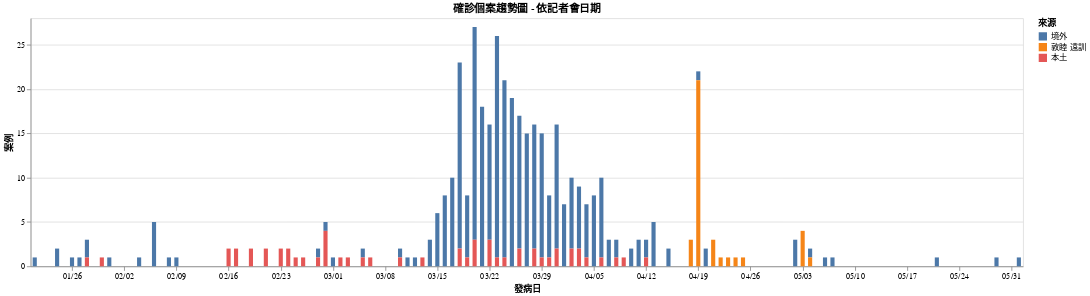

Notebook source saved alongside this figure:
### Code cell
title = "確診個案趨勢圖 - 依記者會日期"
alt.Chart(data, title=title).mark_bar().encode(
    x=alt.X('新聞稿發布日期:T', title="發病日", axis=alt.Axis(
        grid=False,
        format="%m/%d")),
    y='案例:Q',
    color='來源:N',
    tooltip=['新聞稿發布日期:T', '來源', '案例']
).properties(
    width=1200
)

### Figure 1 — Vega-Lite specification as saved in the notebook (floating-point values rounded to 4 significant figures)
{"config": {"view": {"continuousWidth": 400, "continuousHeight": 300}}, "data": {"name": "data-3a1f47760cbee52ce8dbdd53db4117b8"}, "mark": "bar", "encoding": {"color": {"type": "nominal", "field": "來源"}, "tooltip": [{"type": "temporal", "field": "新聞稿發布日期"}, {"type": "nominal", "field": "來源"}, {"type": "quantitative", "field": "案例"}], "x": {"type": "temporal", "axis": {"format": "%m/%d", "grid": false}, "field": "新聞稿發布日期", "title": "發病日"}, "y": {"type": "quantitative", "field": "案例"}}, "title": "確診個案趨勢圖 - 依記者會日期", "width": 1200, "$schema": "https://vega.github.io/schema/vega-lite/v4.8.1.json", "datasets": {"data-3a1f47760cbee52ce8dbdd53db4117b8": [{"新聞稿發布日期": "2020-01-21T00:00:00", "來源": "境外", "案例": 1}, {"新聞稿發布日期": "2020-01-24T00:00:00", "來源": "境外", "案例": 2}, {"新聞稿發布日期": "2020-01-26T00:00:00", "來源": "境外", "案例": 1}, {"新聞稿發布日期": "2020-01-27T00:00:00", "來源": "境外", "案例": 1}, {"新聞稿發布日期": "2020-01-28T00:00:00", "來源": "境外", "案例": 2}, {"新聞稿發布日期": "2020-01-28T00:00:00", "來源": "本土", "案例": 1}, {"新聞稿發布日期": "2020-01-30T00:00:00", "來源": "本土", "案例": 1}, {"新聞稿發布日期": "2020-01-31T00:00:00", "來源": "境外", "案例": 1}, {"新聞稿發布日期": "2020-02-04T00:00:00", "來源": "境外", "案例": 1}, {"新聞稿發布日期": "2020-02-06T00:00:00", "來源": "境外", "案例": 5}, {"新聞稿發布日期": "2020-02-08T00:00:00", "來源": "境外", "案例": 1}, {"新聞稿發布日期": "2020-02-09T00:00:00", "來源": "境外", "案例": 1}, {"新聞稿發布日期": "2020-02-16T00:00:00", "來源": "本土", "案例": 2}, {"新聞稿發布日期": "2020-02-17T00:00:00", "來源": "本土", "案例": 2}, {"新聞稿發布日期": "2020-02-19T00:00:00", "來源": "本土", "案例": 2}, {"新聞稿發布日期": "2020-02-21T00:00:00", "來源": "本土", "案例": 2}, {"新聞稿發布日期": "2020-02-23T00:00:00", "來源": "本土", "案例": 2}, {"新聞稿發布日期": "2020-02-24T00:00:00", "來源": "本土", "案例": 2}, {"新聞稿發布日期": "2020-02-25T00:00:00", "來源": "本土", "案例": 1}, {"新聞稿發布日期": "2020-02-26T00:00:00", "來源": "本土", "案例": 1}, {"新聞稿發布日期": "2020-02-28T00:00:00", "來源": "境外", "案例": 1}, {"新聞稿發布日期": "2020-02-28T00:00:00", "來源": "本土", "案例": 1}, {"新聞稿發布日期": "2020-02-29T00:00:00", "來源": "境外", "案例": 1}, {"新聞稿發布日期": "2020-02-29T00:00:00", "來源": "本土", "案例": 4}, {"新聞稿發布日期": "2020-03-01T00:00:00", "來源": "境外", "案例": 1}, {"新聞稿發布日期": "2020-03-02T00:00:00", "來源": "本土", "案例": 1}, {"新聞稿發布日期": "2020-03-03T00:00:00", "來源": "本土", "案例": 1}, {"新聞稿發布日期": "2020-03-05T00:00:00", "來源": "境外", "案例": 1}, {"新聞稿發布日期": "2020-03-05T00:00:00", "來源": "本土", "案例": 1}, {"新聞稿發布日期": "2020-03-06T00:00:00", "來源": "本土", "案例": 1}, {"新聞稿發布日期": "2020-03-10T00:00:00", "來源": "境外", "案例": 1}, {"新聞稿發布日期": "2020-03-10T00:00:00", "來源": "本土", "案例": 1}, {"新聞稿發布日期": "2020-03-11T00:00:00", "來源": "境外", "案例": 1}, {"新聞稿發布日期": "2020-03-12T00:00:00", "來源": "境外", "案例": 1}, {"新聞稿發布日期": "2020-03-13T00:00:00", "來源": "本土", "案例": 1}, {"新聞稿發布日期": "2020-03-14T00:00:00", "來源": "境外", "案例": 3}, {"新聞稿發布日期": "2020-03-15T00:00:00", "來源": "境外", "案例": 6}, {"新聞稿發布日期": "2020-03-16T00:00:00", "來源": "境外", "案例": 8}, {"新聞稿發布日期": "2020-03-17T00:00:00", "來源": "境外", "案例": 10}, {"新聞稿發布日期": "2020-03-18T00:00:00", "來源": "境外", "案例": 21}, {"新聞稿發布日期": "2020-03-18T00:00:00", "來源": "本土", "案例": 2}, {"新聞稿發布日期": "2020-03-19T00:00:00", "來源": "境外", "案例": 7}, {"新聞稿發布日期": "2020-03-19T00:00:00", "來源": "本土", "案例": 1}, {"新聞稿發布日期": "2020-03-20T00:00:00", "來源": "境外", "案例": 24}, {"新聞稿發布日期": "2020-03-20T00:00:00", "來源": "本土", "案例": 3}, {"新聞稿發布日期": "2020-03-21T00:00:00", "來源": "境外", "案例": 18}, {"新聞稿發布日期": "2020-03-22T00:00:00", "來源": "境外", "案例": 13}, {"新聞稿發布日期": "2020-03-22T00:00:00", "來源": "本土", "案例": 3}, {"新聞稿發布日期": "2020-03-23T00:00:00", "來源": "境外", "案例": 25}, {"新聞稿發布日期": "2020-03-23T00:00:00", "來源": "本土", "案例": 1}, {"新聞稿發布日期": "2020-03-24T00:00:00", "來源": "境外", "案例": 20}, {"新聞稿發布日期": "2020-03-24T00:00:00", "來源": "本土", "案例": 1}, {"新聞稿發布日期": "2020-03-25T00:00:00", "來源": "境外", "案例": 19}, {"新聞稿發布日期": "2020-03-26T00:00:00", "來源": "境外", "案例": 15}, {"新聞稿發布日期": "2020-03-26T00:00:00", "來源": "本土", "案例": 2}, {"新聞稿發布日期": "2020-03-27T00:00:00", "來源": "境外", "案例": 15}, {"新聞稿發布日期": "2020-03-28T00:00:00", "來源": "境外", "案例": 14}, {"新聞稿發布日期": "2020-03-28T00:00:00", "來源": "本土", "案例": 2}, {"新聞稿發布日期": "2020-03-29T00:00:00", "來源": "境外", "案例": 14}, {"新聞稿發布日期": "2020-03-29T00:00:00", "來源": "本土", "案例": 1}, {"新聞稿發布日期": "2020-03-30T00:00:00", "來源": "境外", "案例": 7}, {"新聞稿發布日期": "2020-03-30T00:00:00", "來源": "本土", "案例": 1}, {"新聞稿發布日期": "2020-03-31T00:00:00", "來源": "境外", "案例": 14}, {"新聞稿發布日期": "2020-03-31T00:00:00", "來源": "本土", "案例": 2}, {"新聞稿發布日期": "2020-04-01T00:00:00", "來源": "境外", "案例": 7}, {"新聞稿發布日期": "2020-04-02T00:00:00", "來源": "境外", "案例": 8}, {"新聞稿發布日期": "2020-04-02T00:00:00", "來源": "本土", "案例": 2}, {"新聞稿發布日期": "2020-04-03T00:00:00", "來源": "境外", "案例": 7}, {"新聞稿發布日期": "2020-04-03T00:00:00", "來源": "本土", "案例": 2}, {"新聞稿發布日期": "2020-04-04T00:00:00", "來源": "境外", "案例": 6}, {"新聞稿發布日期": "2020-04-04T00:00:00", "來源": "本土", "案例": 1}, {"新聞稿發布日期": "2020-04-05T00:00:00", "來源": "境外", "案例": 8}, {"新聞稿發布日期": "2020-04-06T00:00:00", "來源": "境外", "案例": 9}, {"新聞稿發布日期": "2020-04-06T00:00:00", "來源": "本土", "案例": 1}, {"新聞稿發布日期": "2020-04-07T00:00:00", "來源": "境外", "案例": 3}, {"新聞稿發布日期": "2020-04-08T00:00:00", "來源": "境外", "案例": 2}, {"新聞稿發布日期": "2020-04-08T00:00:00", "來源": "本土", "案例": 1}, {"新聞稿發布日期": "2020-04-09T00:00:00", "來源": "本土", "案例": 1}, {"新聞稿發布日期": "2020-04-10T00:00:00", "來源": "境外", "案例": 2}, {"新聞稿發布日期": "2020-04-11T00:00:00", "來源": "境外", "案例": 3}, {"新聞稿發布日期": "2020-04-12T00:00:00", "來源": "境外", "案例": 2}, {"新聞稿發布日期": "2020-04-12T00:00:00", "來源": "本土", "案例": 1}, {"新聞稿發布日期": "2020-04-13T00:00:00", "來源": "境外", "案例": 5}, {"新聞稿發布日期": "2020-04-15T00:00:00", "來源": "境外", "案例": 2}, {"新聞稿發布日期": "2020-04-18T00:00:00", "來源": "敦睦\n遠訓", "案例": 3}, {"新聞稿發布日期": "2020-04-19T00:00:00", "來源": "境外", "案例": 1}, {"新聞稿發布日期": "2020-04-19T00:00:00", "來源": "敦睦\n遠訓", "案例": 21}, {"新聞稿發布日期": "2020-04-20T00:00:00", "來源": "境外", "案例": 2}, {"新聞稿發布日期": "2020-04-21T00:00:00", "來源": "敦睦\n遠訓", "案例": 3}, {"新聞稿發布日期": "2020-04-22T00:00:00", "來源": "敦睦\n遠訓", "案例": 1}, {"新聞稿發布日期": "2020-04-23T00:00:00", "來源": "敦睦\n遠訓", "案例": 1}, {"新聞稿發布日期": "2020-04-24T00:00:00", "來源": "敦睦\n遠訓", "案例": 1}, {"新聞稿發布日期": "2020-04-25T00:00:00", "來源": "敦睦\n遠訓", "案例": 1}, {"新聞稿發布日期": "2020-05-02T00:00:00", "來源": "境外", "案例": 3}, {"新聞稿發布日期": "2020-05-03T00:00:00", "來源": "敦睦\n遠訓", "案例": 4}, {"新聞稿發布日期": "2020-05-04T00:00:00", "來源": "境外", "案例": 1}, {"新聞稿發布日期": "2020-05-04T00:00:00", "來源": "敦睦\n遠訓", "案例": 1}, {"新聞稿發布日期": "2020-05-06T00:00:00", "來源": "境外", "案例": 1}, {"新聞稿發布日期": "2020-05-07T00:00:00", "來源": "境外", "案例": 1}, {"新聞稿發布日期": "2020-05-21T00:00:00", "來源": "境外", "案例": 1}, {"新聞稿發布日期": "2020-05-29T00:00:00", "來源": "境外", "案例": 1}, {"新聞稿發布日期": "2020-06-01T00:00:00", "來源": "境外", "案例": 1}]}}
